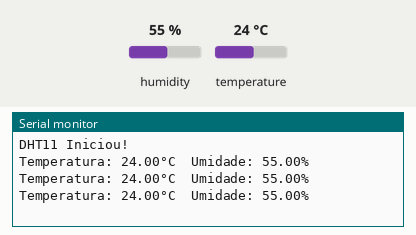
This sketch was run on a simulated Arduino Uno, built with avr-gcc and run on an emulated ATmega328P. Shown: the last lines printed to the serial monitor. The inputs (shaded band) are chosen by the test bench; at power-on: humidity 55 %, temperature 24 °C.

Above: at 2.8 s.
2.9 s: humidity set to 22 %
At 5.5 s:
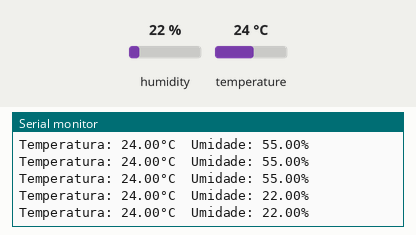
5.6 s: temperature set to 12 °C
At 6.6 s:
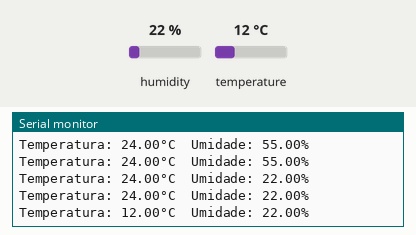
8.3 s: humidity set to 40 %
At 9.9 s:
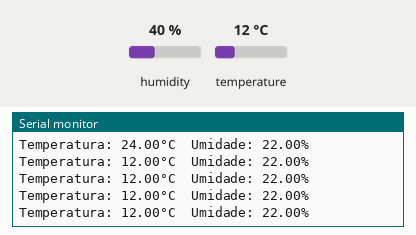
Timing chart, 0 to 11.4 s (numbered marks = the images above; inputs shaded):
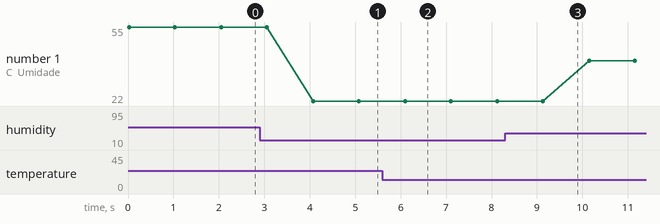

The sketch:

MelgueiraBox.ino
```cpp
#include "DHT.h" //Importando biblioteca do sensor DHT11.

#define DHTPIN 5 //Definindo o pino para dados do DHT11.
#define DHTTYPE DHT11 //Definindo que o modelo do sensor DHT sera o 11.

#define MaxTempBee 32 //Definindo valor maximo de temperatura para as abelhas.
#define MinTempBee 25 //Definindo o valor minimo de temperatura para as abelhas.

#define MaxHumBee 60  //Definindo valor maximo de umidade para as abelhas.
#define MinHumBee 50  //Definindo o valor minimo de umidade para as abelhas.

DHT dht(DHTPIN, DHTTYPE); //Atribuindo os parametros para a função referente ao DHT.

void setup() {

    Serial.begin(9600); //Inicia o monitor serial do arduino com um baud rate de 9600 bits por segundo para o DHT11.

    dht.begin(); //Inicia a comunicação com o sensor DHT11.

    Serial.println("DHT11 Iniciou!");
}

void loop() {

    float u = dht.readHumidity(); //Atribuindo o valor da umidade do sensor DHT11 na variavel u.
    float t = dht.readTemperature(); //Atribuindo o valor da temperatura do sensor DHT11 na variavel t.

    if(isnan(u) ||  isnan(t)) { //Realizando testes de verificação dos valores do Sensor DHT11.

        Serial.println("Erro na leitura do Sensor DHT11");

    } else { //Caso não ocorrer erros na leitura dos dados

        Serial.print("Temperatura: ");
        Serial.print(t);  //Apresentando dados da temperatura no Monitor serial.
        Serial.print("°C\t");

        Serial.print("Umidade: ");
        Serial.print(u);  //Apresentando dados da umidade no Monitor serial.
        Serial.println("%");

        delay(1000);  //Delay de 1 segundo.

        if(t < MinTempBee) {

            //Adicionar instruções de Controle.

        } else if(t > MaxTempBee) {

            //Adicionar instruções de Controle.

        }

        if(u < MinHumBee) {

            //Adicionar instruções de Controle.

        } else if(u > MaxHumBee) {

            //Adicionar instruções de Controle.

        }

    }
}
```

Measured:
- after the input at 2.9 s, the serial monitor: prints a new line after 1.2 s (image 1)
- after the input at 5.6 s, the serial monitor: prints a new line after 0.50 s (image 2)
- plotted number 1: 55 → 22 after the input at 2.9 s, 22 → 40 after the input at 8.3 s
